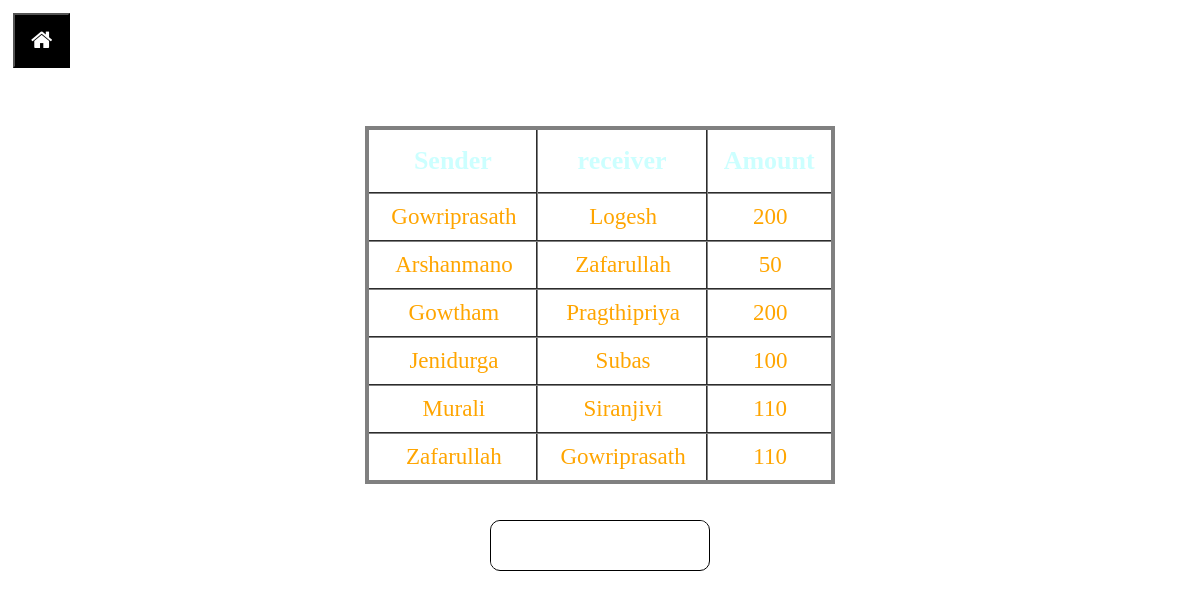
/transaction.php, run on the app's committed database.
### tables this page shows
CREATE TABLE `mini_statement` (
  `sender` varchar(50) NOT NULL,
  `receiver` varchar(50) NOT NULL,
  `amount` double DEFAULT NULL
);

### transaction.php (the view, shortened to what this page needs)
<?php
$con=mysqli_connect('localhost','root','','banking_system');
$q="select *from mini_statement";
$result=mysqli_query($con,$q);
?>
<!DOCTYPE html>
<html>
	<head>
		<link rel="stylesheet" href="https://cdnjs.cloudflare.com/ajax/libs/font-awesome/4.7.0/css/font-awesome.min.css">
		<link rel="stylesheet" href="button.css">
	</head>
	<body>
		<ul class="nav-ul">
	<a href="index.php">
		<li class="nav-li"><button class="btn"><i class="fa fa-home"></i></button></li>
	</a>
	</ul><br><br><br><br><br><br>
		<table class="flat-table-1">
			<tr>
				<th>Sender</th>
				<th>receiver</th>
				<th>Amount</th>
			</tr>
			<tr>
			<?php while($row = $result->fetch_assoc()) { ?>
			<tr>
				<td><?php echo $row["sender"]; ?></td>
				<td><?php echo $row["receiver"]; ?></td>
				<td><?php echo $row["amount"]; ?></td>
			</tr>
			<?php } ?>
		</table>
		<br>
		<br>
		<form action="index.php" method="post">
			<div class="buttons">
				<button class="glow-on-hover" type="submit" name="name">BACK</button>
			</div>
		</form>
	</body>
</html>

### button.css (style rules this page uses)
.glow-on-hover { width: 220px; height: 51px; outline: none; color: white; font-size:18px; background:transparent; text-shadow: 0.7px 0.7px white; overflow: hidden; cursor: pointer; position: relative; z-index: 0; border-radius: 10px; border: 1px solid black; }
.glow-on-hover:before { content: ''; background: linear-gradient(45deg, #ff0000, #ff7300, #fffb00, #48ff00, #00ffd5, #002bff, #7a00ff, #ff00c8, #ff0000); position: absolute; top: -2px; left:-2px; background-size: 400%; z-index: -1; filter: blur(5px); width: calc(100% + 4px); height: calc(100% + 4px); animation: glowing 20s linear infinite; opacity: 0; transition: opacity .3s ease-in-out; border-radius: 10px; }
.glow-on-hover:after { z-index: -1; content: ''; position: absolute; width: 100%; height: 100%; left: 0; top: 0; border-radius: 10px; border: 2px solid white; background:transparent; }

### transaction.php (style rules this page uses)
.nav-ul { list-style-type: none; margin: 0; padding: 5px; verflow: hidden; }
.nav-li { float:left; }
body { background-image:url("images/9.jpg"); background-repeat: no-repeat; background-size:cover; }
table { text-align:center; margin-left: auto; margin-right: auto; border:4px solid gray; border-collapse:collapse; background: ; }
th { color: #ccffff; font-size:26px; padding:16px; }
td { font-size:23px; color: orange ; padding: 10px 20px 10px 22px; }
tr { transition: background 0.3s, box-shadow 0.3s; }
th,td { border-collapse:collapse; border:2px groove gray; }
.btn { background-color:black; border: "1"; color: white; padding: 12px 16px; font-size: 23px; cursor: pointer; }
.buttons { right:42%; text-align:center; }

### data on the page
mini_statement: sender "Gowriprasath", receiver "Logesh", amount "200"
mini_statement: sender "Arshanmano", receiver "Zafarullah", amount "50"
mini_statement: sender "Gowtham", receiver "Pragthipriya", amount "200"
mini_statement: sender "Jenidurga", receiver "Subas", amount "100"
mini_statement: sender "Murali", receiver "Siranjivi", amount "110"
mini_statement: sender "Zafarullah", receiver "Gowriprasath", amount "110"
